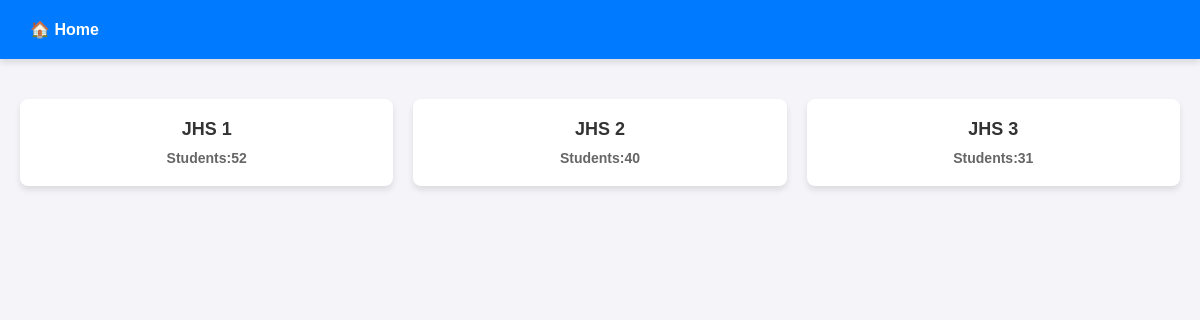
/results/, run on an earlier commit of the app's database.
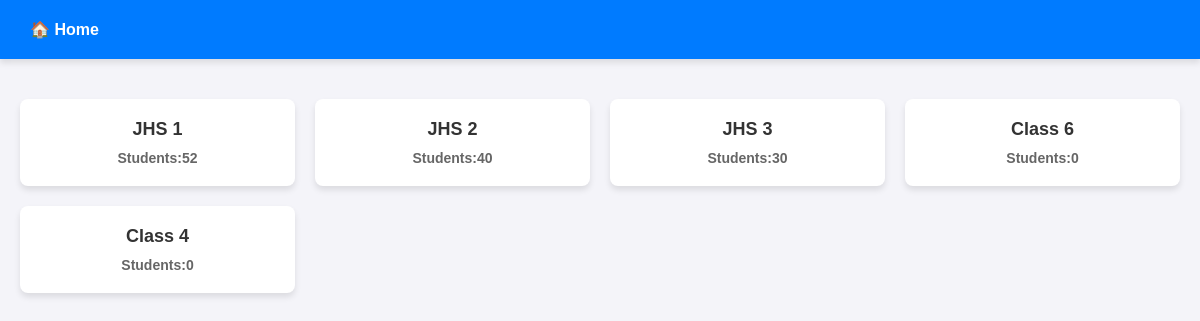
And on a later commit of the database.
### grades/models.py (models this page shows, shortened)
class ClassName(models.Model):
    name = models.CharField(max_length=50)
    teacher = models.CharField(max_length=50)
    slug = models.SlugField(null=True, editable=False, db_index=True)
    class Meta:
        verbose_name_plural = "Class Names"

### grades/views.py (the view)
# urls.py: path("results/", views.results, name="results"),
def results(request):
    classes = ClassName.objects.all()
    return render(request, "grades/results.html", {"classes": classes})

### grades/templates/grades/results.html
{% extends "grades/base.html" %}
{% load static %}
{% block css_files %}
<link rel="stylesheet" href="{% static "grades/css/students.css"%}">
{% endblock css_files %}
{% block content %}
<nav class="nav-links">
    <a href="{% url 'index' %}" class="nav-link">🏠 Home</a>
</nav>
<div class="container">
{% if classes %}
{% for class in classes %}
<div class="class-box">
                <a href="{% url 'results-exam-type' class.slug %}">
                    {{ class.name }}
                    <span class="student-count">Students:{{ class.student_set.count }}</span>
                </a>
            </div>
        {% endfor %}
    {% else %}
        <p>No classes available.</p>
    {% endif %}
</div>
{% endblock content %}

What changed in the data, as far as the page shows it:
computed for ClassName "JHS 3": student_set.count "31" → "30"
added ClassName: name "Class 6", student_set.count "0"
added ClassName: name "Class 4", student_set.count "0"
